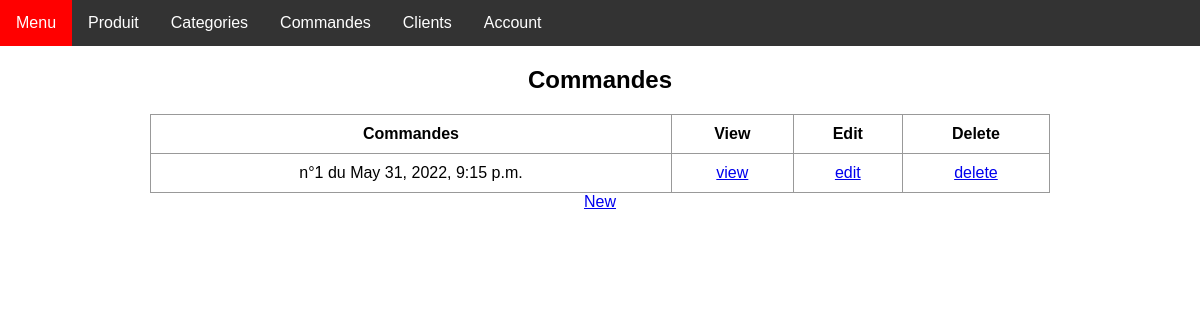
Page /employer/commandes/list/ on the earlier database version.
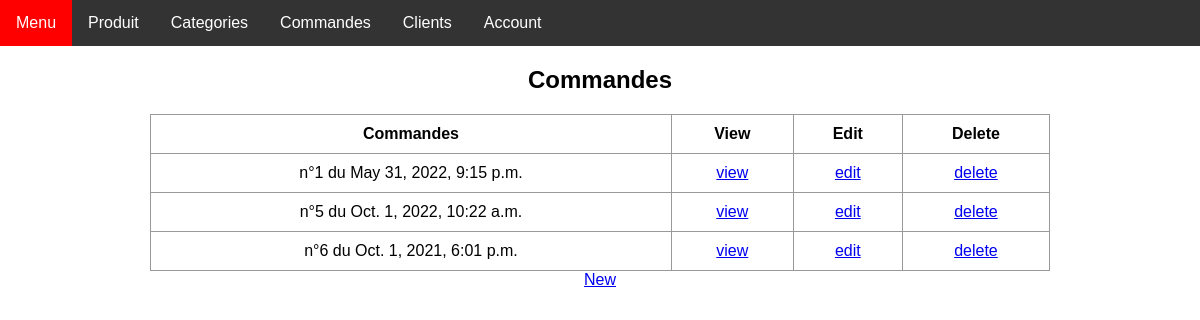
Same page on the later database version.
### employer/models.py (models this page shows, shortened)
class Commandes(models.Model):
    client = models.ForeignKey(Clients,on_delete=models.CASCADE)
    date = models.DateTimeField()
    commande = models.TextField(null=False,default="{}")

### employer/views/commandes/commandes_list.py (the view)
# urls.py: path('commandes/list/', CommandesListView.as_view(), name='commandes_list'),
class CommandesListView(ListView):
    model = Commandes
    template_name = "commandes/commandes_list.html"

### employer/templates/commandes/commandes_list.html (shortened to what this page needs)
{% extends "main.html" %}
{% block content %}
<h2 class="form-title">Commandes</h2>
<table class="table table-fluid">
    <thead>
        <tr>
            <th>Commandes</th>
            <th>View</th>
            <th>Edit</th>
            <th>Delete</th>
        </tr>
    </thead>
    <tbody>
        {% for Commandes in object_list %}
        <tr>
            <td>n°{{ Commandes.id }} du {{ Commandes.date }}</td>
            <td><a href="{% url "commandes_show" Commandes.id %}">view</a></td>
            <td><a href="{% url "commandes_update" Commandes.id %}">edit</a></td>
            <td><a href="{% url "commandes_delete" Commandes.id %}">delete</a></td>
        </tr>
        {% endfor %}
    </tbody>
</table>
<a href="{% url "commandes_create" %}">New</a>
</div>
{% endblock %}

Differences in the rows shown:
added Commandes: id "5", date "Oct. 1, 2022, 10:22 a.m."
added Commandes: id "6", date "Oct. 1, 2021, 6:01 p.m."
